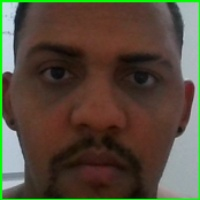
#> input picture Trabalhos/pratica5/parte3/usuario_mestre.jpg, 200 x 200 px
$ python pvc_rasp.py
#> lines starting #> are read from the running program, lines starting #| are printed output that depends on the picture; after the words box and inside, x2 and y2 are one past the last pixel; in counts of white or black regions, pixels touching at a corner belong together
#!/usr/bin/python3

import cv2
import time
import RPi.GPIO as GPIO
import os

# --- Configurações de Hardware ---
PIN_LED_VERMELHO = 18
PIN_LED_VERDE = 17
PIN_BOTAO = 22  # Botão ligando ao GND
PIN_BUZZER = 27

# --- CONFIGURAÇÃO DO TEMPO (EM SEGUNDOS) ---
# Aqui é onde você modifica se quiser esperar mais ou menos tempo
TEMPO_LIMITE_DETECCAO = 3

# --- Inicialização GPIO ---
GPIO.setmode(GPIO.BCM)
GPIO.setwarnings(False)
GPIO.setup(PIN_LED_VERMELHO, GPIO.OUT)
GPIO.setup(PIN_LED_VERDE, GPIO.OUT)
GPIO.setup(PIN_BUZZER, GPIO.OUT)
GPIO.setup(PIN_BOTAO, GPIO.IN, pull_up_down=GPIO.PUD_UP)

GPIO.output(PIN_LED_VERMELHO, GPIO.HIGH)
GPIO.output(PIN_LED_VERDE, GPIO.LOW)
GPIO.output(PIN_BUZZER, GPIO.LOW)

# --- Preparação da IA ---
face_detector = cv2.CascadeClassifier('haarcascade_frontalface_default.xml')

if not os.path.exists("usuario_mestre.jpg"):
    print("ERRO: Foto 'usuario_mestre.jpg' não encontrada.")
    exit()

img_ref = cv2.imread("usuario_mestre.jpg")
#> img_ref is the input picture: shape (200, 200, 3); mean B, G, R 59.7, 75, 85.1
hsv_ref = cv2.cvtColor(img_ref, cv2.COLOR_BGR2HSV)
#> hsv_ref: shape (200, 200, 3); mean H, S, V 29.4, 112.4, 96.1
hist_ref = cv2.calcHist([hsv_ref], [0, 1], None, [180, 256], [0, 180, 0, 256])
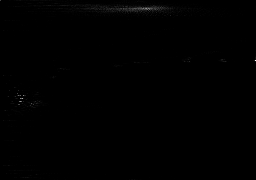
#> hist_ref: shape (180, 256) float32; min 0, max 378, mean 0.9; drawn with min black and max white
cv2.normalize(hist_ref, hist_ref, 0, 1, cv2.NORM_MINMAX)
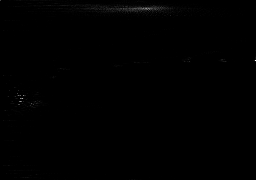
#> hist_ref: shape (180, 256) float32; 9.77% of pixels changed, all inside (x1, y1, x2, y2) = (0, 0, 256, 180)

cap = cv2.VideoCapture(0)
font = cv2.FONT_HERSHEY_SIMPLEX

os.system('clear')
print("--- SISTEMA PRONTO ---")
print("Aperte o botão para solicitar acesso.")

try:
    while True:
        ret, frame = cap.read()
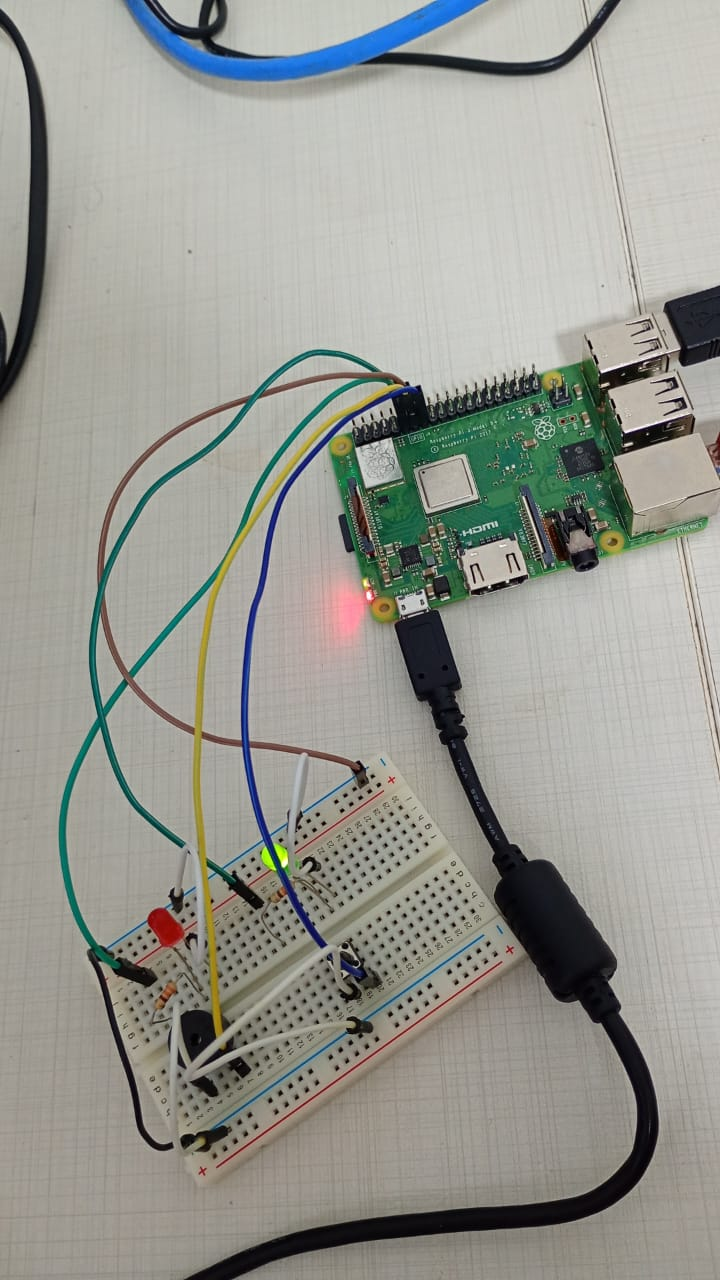
#> input picture Trabalhos/pratica5/parte2/montagem.jpg, 720 x 1280 px, given in place of the camera
#> frame is the input picture: shape (1280, 720, 3); mean B, G, R 145.5, 152.7, 151.7
        if not ret: break

        # --- LÓGICA DO GATILHO ---
        if GPIO.input(PIN_BOTAO) == GPIO.LOW:

            os.system('clear')
            print(f">> Botão pressionado! Tentando detectar por {TEMPO_LIMITE_DETECCAO} segundos...")

            # Define o tempo limite (Agora + 3 segundos)
            fim_do_tempo = time.time() + TEMPO_LIMITE_DETECCAO
            usuario_identificado = False

            # --- LOOP DE TENTATIVA (Janela de Tempo) ---
            while time.time() < fim_do_tempo:
                # Lê um novo frame a cada tentativa para pegar movimento
                ret, frame = cap.read()
                if not ret: break

                grey = cv2.cvtColor(frame, cv2.COLOR_BGR2GRAY)
                faces = face_detector.detectMultiScale(grey, 1.1, 5)

                # Se achou rosto, verifica se é você
                if len(faces) > 0:
                    for (x, y, w, h) in faces:
                        rosto_live = frame[y:y+h, x:x+w]
                        try:
                            # Try/Except evita erro se o rosto for muito pequeno na borda
                            rosto_live = cv2.resize(rosto_live, (200, 200))
                            hsv_live = cv2.cvtColor(rosto_live, cv2.COLOR_BGR2HSV)
                            hist_live = cv2.calcHist([hsv_live], [0, 1], None, [180, 256], [0, 180, 0, 256])
                            cv2.normalize(hist_live, hist_live, 0, 1, cv2.NORM_MINMAX)

                            score = cv2.compareHist(hist_ref, hist_live, cv2.HISTCMP_CORREL)

                            if score > 0.5:
                                usuario_identificado = True
                                # Salva as coordenadas para desenhar o quadrado final
                                rosto_coords = (x, y, w, h)
                                break
                        except:
                            pass # Ignora erros de redimensionamento pontuais

                # Se já identificou, sai do loop de tempo imediatamente (não espera os 3s acabarem)
                if usuario_identificado:
                    break

            # --- RESULTADO FINAL APÓS O TEMPO ---
            if usuario_identificado:
                os.system('clear')
                print(">> ROSTO DETECTADO: Acesso Concedido.")
                print(">> Encerrando programa em 10 segundos...")

                # Desenha o quadrado na última imagem capturada
                (x, y, w, h) = rosto_coords
                cv2.rectangle(frame, (x, y), (x + w, y + h), (0, 255, 0), 2)
                cv2.putText(frame, 'Yuri Thadeu', (x, y-10), font, 0.7, (0,255,0), 2)

                GPIO.output(PIN_LED_VERMELHO, GPIO.LOW)
                GPIO.output(PIN_LED_VERDE, GPIO.HIGH)

                cv2.imshow("Sistema", frame)
                cv2.waitKey(10000)
                break

            else:
                os.system('clear')
                print(">> TEMPO ESGOTADO: Não detectado.")
                print(">> Tente novamente...")

                GPIO.output(PIN_LED_VERMELHO, GPIO.HIGH)

                for _ in range(3):
                    GPIO.output(PIN_BUZZER, GPIO.HIGH)
                    time.sleep(0.1)
                    GPIO.output(PIN_BUZZER, GPIO.LOW)
                    time.sleep(0.1)

                time.sleep(1.0)

        else:
            # --- ESTADO INATIVO ---
            print("STATUS: Acesso Restrito - Aguardando botão...   ", end='\r')
            GPIO.output(PIN_LED_VERMELHO, GPIO.HIGH)
            GPIO.output(PIN_LED_VERDE, GPIO.LOW)

        cv2.imshow("Sistema", frame)

        if cv2.waitKey(1) & 0xFF == ord('q'):
#> (key q is pressed here)
            break

except KeyboardInterrupt:
    print("\nParando...")

finally:
    cap.release()
    cv2.destroyAllWindows()
    GPIO.cleanup()
    print("Programa Finalizado.")
